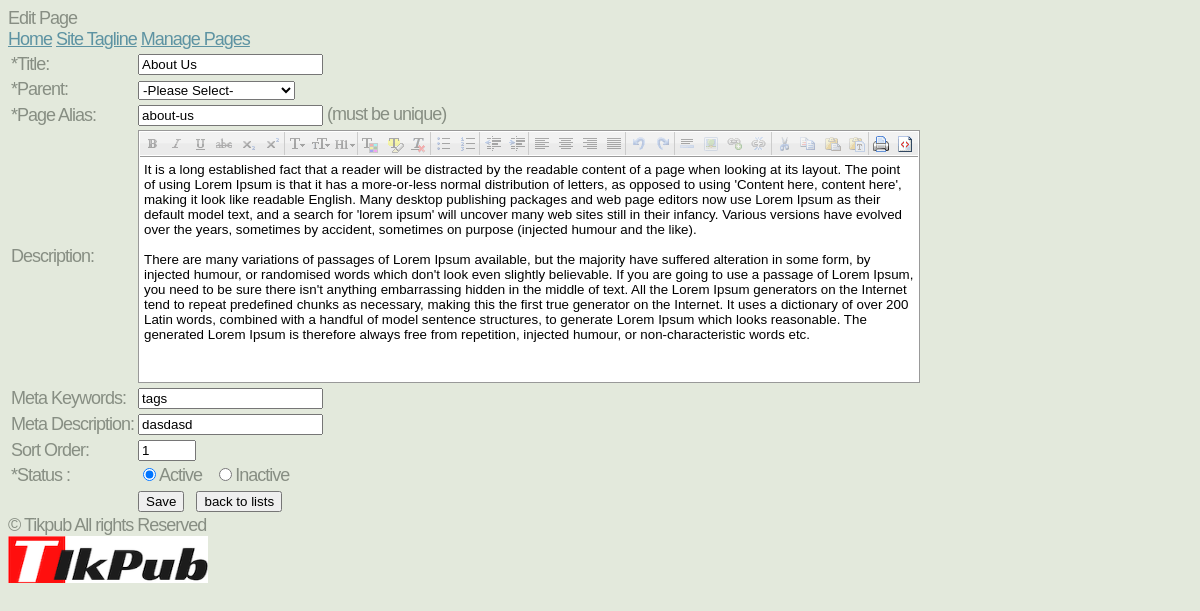
The page /manage-site/add_edit_page.php?edit=2 on the database its author committed.
### tables this page shows
CREATE TABLE IF NOT EXISTS `mp_pages` (
  `page_id` int(11) NOT NULL AUTO_INCREMENT,
  `page_title` varchar(255) NOT NULL,
  `page_desc` text,
  `meta_keywords` varchar(255) DEFAULT NULL,
  `meta_desc` varchar(255) DEFAULT NULL,
  `sort_order` int(11) NOT NULL DEFAULT '0',
  `parent` varchar(255) NOT NULL DEFAULT '0',
  `status` enum('A','I') NOT NULL DEFAULT 'A',
  `page_alias` varchar(255) DEFAULT NULL,
  PRIMARY KEY (`page_id`),
  UNIQUE KEY `page_name` (`page_alias`)
);

### manage-site/add_edit_page.php (the view, shortened to what this page needs)
<?php
require("../libs/config.php");
if (isset($_GET["edit"]) && $_GET["edit"] != "") {
    try {
        $stmt = $DB->prepare("SELECT * FROM " . TABLE_PAGES . " WHERE `page_id` = :pid");
        $stmt->bindValue(":pid", intval(db_prepare_input($_GET["edit"])));
        $stmt->execute();
        $details = $stmt->fetchAll();
    } catch (Exception $ex) {
        echo errorMessage($ex->getMessage());
    }
} else {
    $pageTitle = "Add Page";
}
include("header.php");
$sql = "SELECT * FROM " . TABLE_PAGES . " WHERE status = 'A' AND parent = -1 ORDER BY page_title ASC";
try {
    $stmt = $DB->prepare($sql);
    $stmt->execute();
    $optionsRs = $stmt->fetchAll();
} catch (Exception $ex) {
    echo errorMessage($ex->getMessage());
}
?>
<link rel="stylesheet" type="text/css" href="CLEditor/jquery.cleditor.css" />
<div class="formField">
    <form method="post" action="" name="pages">
        <table id="tableForm">
            <tr>
                <td class="formLeft"><span class="required">*</span>Title: </td>
                <td><input type="text" name="page_title" id="page_title" class="textboxes" value="<?php echo stripslashes($details[0]["page_title"]); ?>" autocomplete="off"  onkeyup="changeAlias();"  /> </td>
            </tr>
            <tr>
                <td class="formLeft"><span class="required">*</span>Parent: </td>
                <td>
                    <select name="parent">
                        <option value="-1">-Please Select-</option>
                    </select>
                </td>
            </tr>
            <tr>
                <td class="formLeft"><span class="required">*</span>Page Alias: </td>
                <td><input type="text" name="page_alias" id="page_alias" class="textboxes" value="<?php echo stripslashes($details[0]["page_alias"]); ?>" /> (must be unique)</td>
            </tr>
            <tr>
                <td class="formLeft">Description: </td>
                <td>
                </td>
            </tr>
            <tr>
                <td class="formLeft">Meta Keywords: </td>
                <td><input type="text" name="meta_keywords" class="textboxes" value="<?php echo stripslashes($details[0]["meta_keywords"]); ?>" /> </td>
            </tr>
            <tr>
                <td class="formLeft">Meta Description: </td>
                <td><input type="text" name="meta_desc" class="textboxes" value="<?php echo stripslashes($details[0]["meta_desc"]); ?>" /> </td>
            </tr>
            <tr>
                <td class="formLeft">Sort Order: </td>
                <td><input type="text" name="sort_order" class="textboxes" style="width:50px;" placeholder="0" value="<?php echo stripslashes($details[0]["sort_order"]); ?>" /> </td>
            </tr>
            <tr>
                <td class="formLeft"><span class="required">*</span>Status : </td>
                <td>
                    <?php if (isset($_REQUEST["edit"]) && $_REQUEST["edit"] != "") { ?>
                        <label><input type="radio" name="status" value="A" <?php echo ($details[0]["status"] == 'A') ? 'checked' : ''; ?>  />Active</label> &nbsp;
                        <label><input type="radio" name="status" value="I" <?php echo ($details[0]["status"] == 'I') ? 'checked' : ''; ?>  />Inactive</label>
                    <?php } else { ?>
                        <label><input type="radio" name="status" value="A" checked  />Active</label> &nbsp; <label><input type="radio" name="status" value="I"  />Inactive</label>
                    <?php } ?>
                </td>
            </tr>
            <tr>
                <td></td>
                <td> <input type="submit" name="sub" value="Save" /> &nbsp;  <input type="button" name="" onclick="javascript:window.location = 'manage_pages.php';" value="back to lists" /> </td>
            </tr>
        </table>
    </form>
</div>
<?php
include("footer.php");
?>

### css/style.css (style rules this page uses)
*,*:before,*:after { -moz-box-sizing:content-box;-webkit-box-sizing:content-box;-o-box-sizing:content-box;-ms-box-sizing:content-box;box-sizing:content-box }
body { font-size: 13.5pt; font-family: sans-serif; background-color: #e3e9dc; font-family: 'Ubuntu Condensed', sans-serif; color: #878e83; letter-spacing: -1px; }

### rows shown on the page
mp_pages: page_title "About Us", page_alias "about-us", meta_keywords "tags", meta_desc "dasdasd", sort_order "1", status "☑ Active", status "☐ Inactive"

### other values the page prints
$pageTitle "Edit Page"
